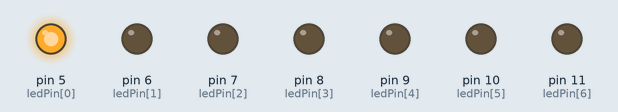
Simulated run of this sketch. Board: Arduino Uno, built with avr-gcc and run on an emulated ATmega328P. Parts: output pins drawn as LEDs (lit = HIGH).

Above: at 0.2 s.
At 1.2 s:
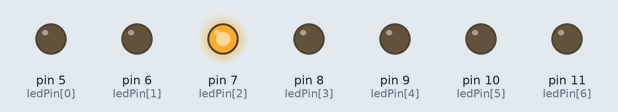
At 1.7 s:
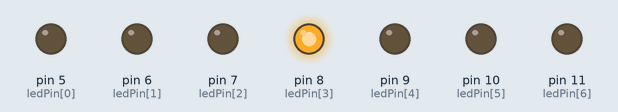
At 3.2 s:
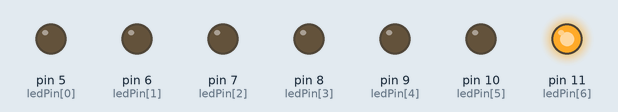
At 5.7 s:
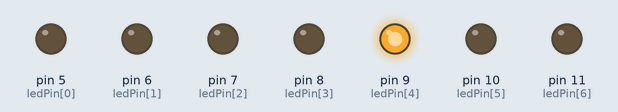
At 7.7 s:
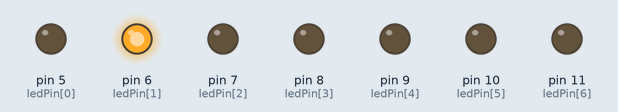
Timing chart, 0 to 8.1 s (numbered marks = the images above):
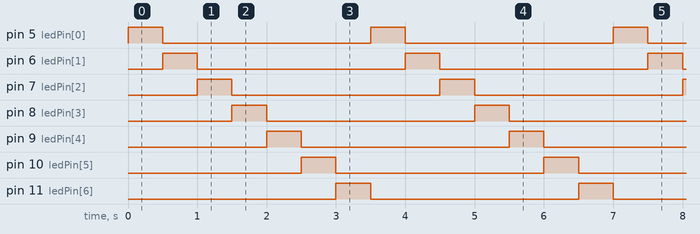

The sketch:

Challenge_1.ino
```cpp
#define NUM_OF_LEDS 7
int ledPin[] = {5, 6, 7, 8, 9, 10, 11};
void ledTest()
{
  for (int i = 0; i<NUM_OF_LEDS; i++)
  { // complete for loop
    digitalWrite(ledPin[i],HIGH); // turn LED on
    delay(500);
    digitalWrite(ledPin[i],LOW); // turn LED off
  }
}
void setup()
{
  for (int i = 0; i<NUM_OF_LEDS; i++) { // complete for loop (same as before)
  pinMode(ledPin[i],OUTPUT); // define LED pinmode for each LED
}
}
void loop()
{
  ledTest();
}
```

Measured:
- by itself, pin 5 (ledPin[0]), pin 6 (ledPin[1]), pin 7 (ledPin[2]), pin 8 (ledPin[3]), pin 9 (ledPin[4]), pin 10 (ledPin[5]), pin 11 (ledPin[6]): alternates HIGH for 0.50 s and LOW for 3.0 s
- by itself, everything shown: repeats every 3.5 s, in 8 steps
